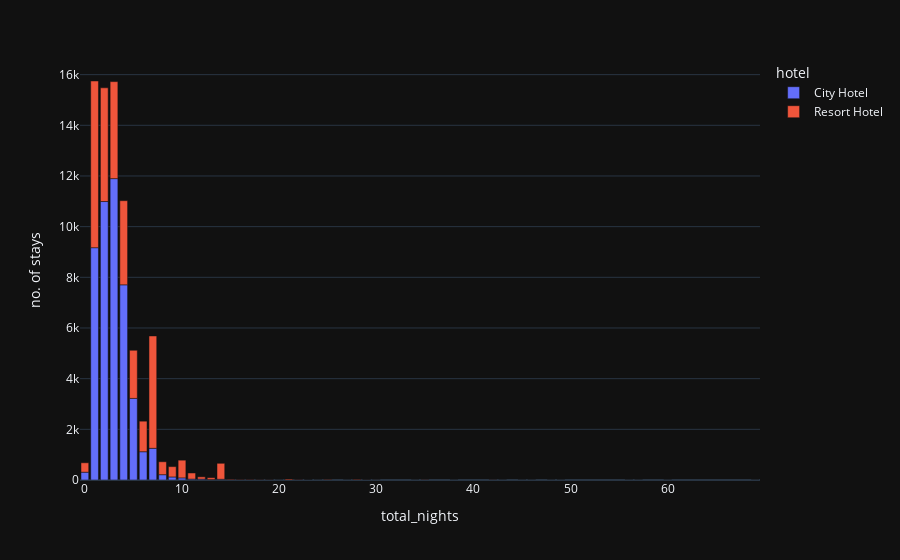

The code cell stored with this chart in its notebook:
### Code cell
fig=px.bar(stay,x='total_nights',y='no. of stays',color='hotel',template='plotly_dark')
fig.show()

### Figure 1 — Plotly figure (JSON) as saved in the notebook; plotly's stock layout.template omitted (floating-point values rounded to 4 significant figures)
{"data": [{"alignmentgroup": "True", "hovertemplate": "hotel=City Hotel<br>total_nights=%{x}<br>no. of stays=%{y}<extra></extra>", "legendgroup": "City Hotel", "marker": {"color": "#636efa", "pattern": {"shape": ""}}, "name": "City Hotel", "offsetgroup": "City Hotel", "orientation": "v", "showlegend": true, "textposition": "auto", "type": "bar", "x": [0, 1, 2, 3, 4, 5, 6, 7, 8, 9, 10, 11, 12, 13, 14, 15, 16, 17, 18, 19, 20, 21, 22, 23, 24, 27, 28, 29, 34, 43, 48, 49, 57], "xaxis": "x", "y": [308, 9169, 10992, 11895, 7704, 3221, 1116, 1251, 209, 120, 83, 36, 35, 16, 29, 16, 6, 4, 1, 2, 1, 1, 3, 1, 1, 1, 1, 1, 1, 1, 1, 1, 1], "yaxis": "y"}, {"alignmentgroup": "True", "hovertemplate": "hotel=Resort Hotel<br>total_nights=%{x}<br>no. of stays=%{y}<extra></extra>", "legendgroup": "Resort Hotel", "marker": {"color": "#EF553B", "pattern": {"shape": ""}}, "name": "Resort Hotel", "offsetgroup": "Resort Hotel", "orientation": "v", "showlegend": true, "textposition": "auto", "type": "bar", "x": [0, 1, 2, 3, 4, 5, 6, 7, 8, 9, 10, 11, 12, 13, 14, 15, 16, 17, 18, 19, 21, 22, 23, 25, 28, 29, 30, 35, 38, 42, 45, 46, 56, 60, 69], "xaxis": "x", "y": [372, 6580, 4488, 3830, 3321, 1900, 1206, 4435, 511, 408, 700, 240, 90, 75, 630, 23, 12, 11, 5, 4, 35, 7, 1, 14, 22, 2, 2, 5, 1, 3, 1, 1, 1, 1, 1], "yaxis": "y"}], "layout": {"barmode": "relative", "legend": {"title": {"text": "hotel"}, "tracegroupgap": 0}, "margin": {"t": 60}, "xaxis": {"anchor": "y", "domain": [0, 1], "title": {"text": "total_nights"}}, "yaxis": {"anchor": "x", "domain": [0, 1], "title": {"text": "no. of stays"}}}}
